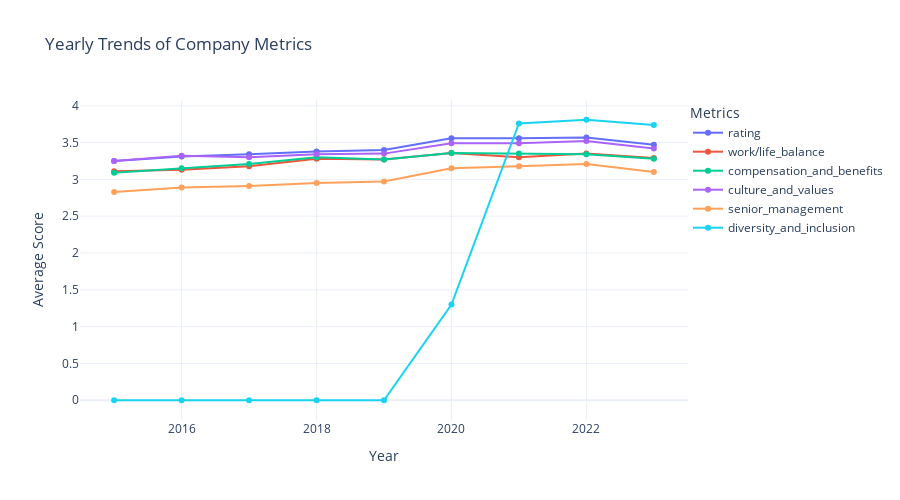

Here is the notebook cell this chart was saved with:
### Code cell
# line chart for the yearly_trends_mean_initial_data df
fig = px.line(
    yearly_trends_mean_sample,
    x='year',
    y=['rating', 'work/life_balance', 'compensation_and_benefits', 'career_opportunities'
       'culture_and_values', 'senior_management', 'diversity_and_inclusion'],
    title='Yearly Trends of Company Metrics',
    labels={'value': 'Average Score', 'variable': 'Metrics'},
    markers=True
)

# custom layout
fig.update_layout(
    legend=dict(
        title='Metrics',
        x=1,  
        y=1,  
        traceorder='normal'
    ),
    xaxis_title='Year',
    yaxis_title='Average Score',
    template='plotly_white',
    height = 500
)

# Display the plot
fig.show()

### Figure 1 — Plotly figure (JSON) as saved in the notebook; plotly's stock layout.template omitted (floating-point values rounded to 4 significant figures)
{"data": [{"hovertemplate": "Metrics=rating<br>year=%{x}<br>Average Score=%{y}<extra></extra>", "legendgroup": "rating", "line": {"color": "#636efa", "dash": "solid"}, "marker": {"symbol": "circle"}, "mode": "lines+markers", "name": "rating", "orientation": "v", "showlegend": true, "type": "scatter", "x": [2015, 2016, 2017, 2018, 2019, 2020, 2021, 2022, 2023], "xaxis": "x", "y": [3.25, 3.31, 3.34, 3.38, 3.4, 3.56, 3.56, 3.57, 3.47], "yaxis": "y"}, {"hovertemplate": "Metrics=work/life_balance<br>year=%{x}<br>Average Score=%{y}<extra></extra>", "legendgroup": "work/life_balance", "line": {"color": "#EF553B", "dash": "solid"}, "marker": {"symbol": "circle"}, "mode": "lines+markers", "name": "work/life_balance", "orientation": "v", "showlegend": true, "type": "scatter", "x": [2015, 2016, 2017, 2018, 2019, 2020, 2021, 2022, 2023], "xaxis": "x", "y": [3.11, 3.13, 3.18, 3.28, 3.27, 3.36, 3.3, 3.35, 3.29], "yaxis": "y"}, {"hovertemplate": "Metrics=compensation_and_benefits<br>year=%{x}<br>Average Score=%{y}<extra></extra>", "legendgroup": "compensation_and_benefits", "line": {"color": "#00cc96", "dash": "solid"}, "marker": {"symbol": "circle"}, "mode": "lines+markers", "name": "compensation_and_benefits", "orientation": "v", "showlegend": true, "type": "scatter", "x": [2015, 2016, 2017, 2018, 2019, 2020, 2021, 2022, 2023], "xaxis": "x", "y": [3.09, 3.15, 3.21, 3.3, 3.27, 3.36, 3.35, 3.34, 3.28], "yaxis": "y"}, {"hovertemplate": "Metrics=culture_and_values<br>year=%{x}<br>Average Score=%{y}<extra></extra>", "legendgroup": "culture_and_values", "line": {"color": "#ab63fa", "dash": "solid"}, "marker": {"symbol": "circle"}, "mode": "lines+markers", "name": "culture_and_values", "orientation": "v", "showlegend": true, "type": "scatter", "x": [2015, 2016, 2017, 2018, 2019, 2020, 2021, 2022, 2023], "xaxis": "x", "y": [3.25, 3.32, 3.3, 3.34, 3.35, 3.49, 3.49, 3.52, 3.42], "yaxis": "y"}, {"hovertemplate": "Metrics=senior_management<br>year=%{x}<br>Average Score=%{y}<extra></extra>", "legendgroup": "senior_management", "line": {"color": "#FFA15A", "dash": "solid"}, "marker": {"symbol": "circle"}, "mode": "lines+markers", "name": "senior_management", "orientation": "v", "showlegend": true, "type": "scatter", "x": [2015, 2016, 2017, 2018, 2019, 2020, 2021, 2022, 2023], "xaxis": "x", "y": [2.83, 2.89, 2.91, 2.95, 2.97, 3.15, 3.18, 3.21, 3.1], "yaxis": "y"}, {"hovertemplate": "Metrics=diversity_and_inclusion<br>year=%{x}<br>Average Score=%{y}<extra></extra>", "legendgroup": "diversity_and_inclusion", "line": {"color": "#19d3f3", "dash": "solid"}, "marker": {"symbol": "circle"}, "mode": "lines+markers", "name": "diversity_and_inclusion", "orientation": "v", "showlegend": true, "type": "scatter", "x": [2015, 2016, 2017, 2018, 2019, 2020, 2021, 2022, 2023], "xaxis": "x", "y": [0, 0, 0, 0, 0, 1.3, 3.76, 3.81, 3.74], "yaxis": "y"}], "layout": {"height": 500, "legend": {"title": {"text": "Metrics"}, "tracegroupgap": 0, "traceorder": "normal", "x": 1, "y": 1}, "title": {"text": "Yearly Trends of Company Metrics"}, "xaxis": {"anchor": "y", "domain": [0, 1], "title": {"text": "Year"}}, "yaxis": {"anchor": "x", "domain": [0, 1], "title": {"text": "Average Score"}}}}
